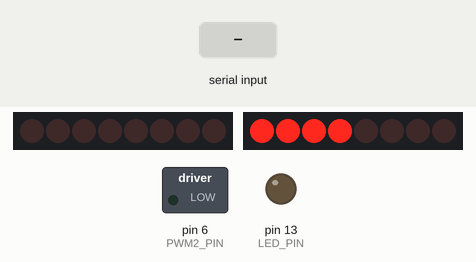
The sketch below on a simulated Arduino Uno, built with avr-gcc and run on an emulated ATmega328P. Shown: 2 × 8 shift-register outputs drawn as a row of LEDs (first output left, lit = HIGH), switched loads named in the sketch (green lamp = pin HIGH), output pins drawn as LEDs (lit = HIGH). Wiring (inferred from the names in the program): 2 × shift register (74HC595): data pin 8, shift clock pin 2, latch pin 4 / data pin 5, shift clock pin 7. Wiring (inferred from the signals the program sends): 2 × row of LEDs: on Q0, Q1, Q2, Q3, Q4, Q5, Q6, Q7 / on Q0, Q1, Q2, Q3, Q4, Q5, Q6, Q7. The test bench sets the inputs (shaded band). Pins used as bus, display or sensor lines are not drawn; what the sketch prints to the serial monitor is not drawn.

Above: at 5.4 s.
5.5 s: "F\n" received over Serial
At 6.8 s:
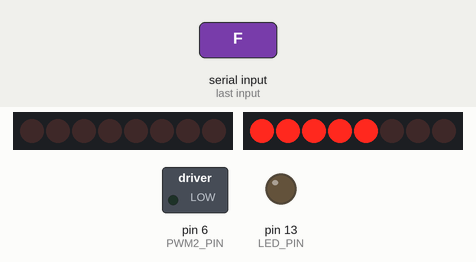
7.0 s: "B\n" received over the second serial link
At 7.9 s:
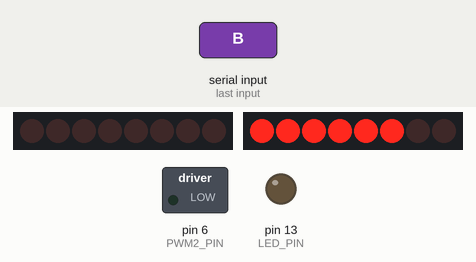
8.5 s: "S\n" received over Serial
At 9.7 s:
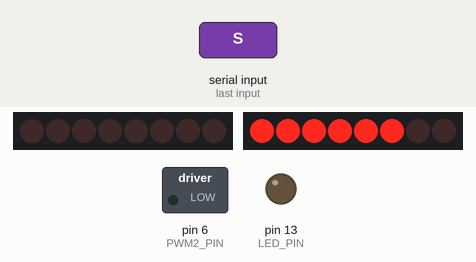
10.0 s: "f\n" received over the second serial link
At 11.4 s:
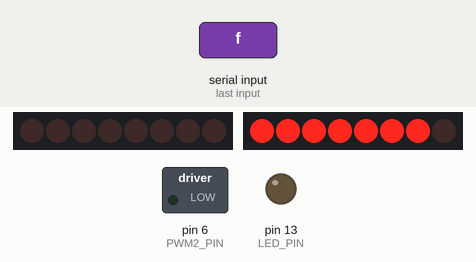
12.1 s: "L\n" received over Serial
At 13.0 s:
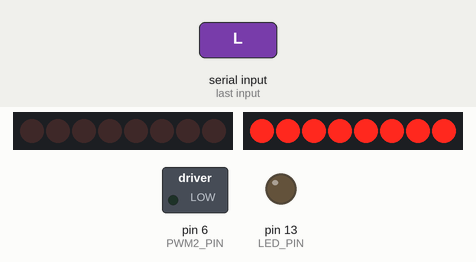
13.6 s: "R\n" received over the second serial link
At 14.0 s:
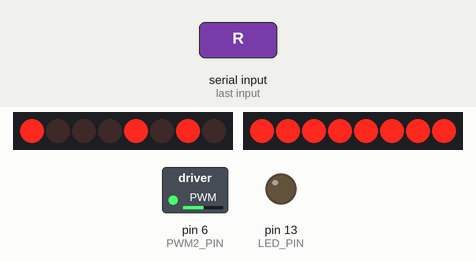
Timing chart, 0 to 16.1 s (numbered marks = the images above; inputs shaded):
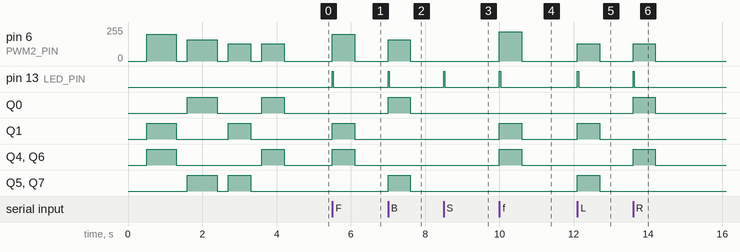

The sketch:

robot_motor_controller.ino
```cpp
/**
 * SmartGuard Robot — Arduino Uno Motor Controller
 *
 * Wiring
 * ──────
 * ESP32-CAM GPIO1 (TX)  →  Arduino pin 10  (SoftwareSerial RX)
 * ESP32-CAM GND         →  Arduino GND
 *
 * 74HCT595N:
 *   pin 2 → SHCP   pin 4 → STCP   pin 8 → DATA   pin 7 → OE (active-LOW)
 * Motor PWM:
 *   pin 5 → ENA    pin 6 → ENB
 */

#include <SoftwareSerial.h>

// ── SoftwareSerial from ESP32 GPIO1 ───────────────────────────────────
#define ESP_RX_PIN  10
#define ESP_TX_PIN  11
SoftwareSerial espSerial(ESP_RX_PIN, ESP_TX_PIN);

// ── Shift register & motor pins ────────────────────────────────────────
#define SHCP_PIN   2
#define STCP_PIN   4
#define PWM1_PIN   5    // Motor A speed (ENA)
#define PWM2_PIN   6    // Motor B speed (ENB)
#define EN_PIN     7    // 74HCT595 OE — active-LOW (LOW = outputs enabled)
#define DATA_PIN   8
#define LED_PIN   13    // blinks on every received command

// ── Direction bytes (verified by physical observation) ─────────────────
//   82  → robot goes forward
//   161 → robot goes backward
//   162 → robot turns left
//   81  → robot turns right
#define DIR_STOP      0b00000000   //   0
#define DIR_FORWARD   0b01010010   //  82
#define DIR_BACKWARD  0b10100001   // 161
#define DIR_LEFT      0b10100010   // 162
#define DIR_RIGHT     0b01010001   //  81

// ── Speeds (0–255) ─────────────────────────────────────────────────────
// Forward uses two separate values so you can trim out a drift:
//   Robot turns RIGHT → reduce SPEED_FWD_A  (or raise SPEED_FWD_B)
//   Robot turns LEFT  → reduce SPEED_FWD_B  (or raise SPEED_FWD_A)
#define SPEED_FWD_A        180   // Motor A (PWM1 / ENA) during forward
#define SPEED_FWD_B        200   // Motor B (PWM2 / ENB) during forward — raised to correct right drift
#define SPEED_BACK         160
#define SPEED_TURN         130
// Fast return-to-home speeds (lowercase commands: f b l r)
#define SPEED_RETURN_BWD   220
#define SPEED_RETURN_TURN  185

// ── Auto-stop timeout (milliseconds) ───────────────────────────────────
#define AUTO_STOP_TIMEOUT 600  // Stop after 600ms of no new commands


// ── Low-level helpers ──────────────────────────────────────────────────

void shiftOut595(uint8_t val) {
  for (int i = 7; i >= 0; i--) {
    digitalWrite(DATA_PIN, (val >> i) & 1);
    digitalWrite(SHCP_PIN, HIGH);
    digitalWrite(SHCP_PIN, LOW);
  }
}

void latch(uint8_t val) {
  digitalWrite(STCP_PIN, LOW);
  shiftOut595(val);
  digitalWrite(STCP_PIN, HIGH);
}

void motor(uint8_t direction, uint8_t speed1, uint8_t speed2) {
  if (direction == DIR_STOP) {
    digitalWrite(EN_PIN, HIGH);      // disable outputs first
    analogWrite(PWM1_PIN, 0);
    analogWrite(PWM2_PIN, 0);
    latch(DIR_STOP);
    return;
  }
  analogWrite(PWM1_PIN, speed1);
  analogWrite(PWM2_PIN, speed2);
  latch(direction);
  digitalWrite(EN_PIN, LOW);         // enable after data is latched
}


// ── Command handler with auto-stop ────────────────────────────────────

unsigned long lastCommandTime = 0;
char lastCommand = 'S';

void executeCommand(char cmd) {
  digitalWrite(LED_PIN, HIGH);       // visual confirmation
  lastCommandTime = millis();
  lastCommand = cmd;

  switch (cmd) {
    case 'F':
      motor(DIR_FORWARD,  SPEED_FWD_A,       SPEED_FWD_B);
      Serial.println(">> Forward");
      break;
    case 'B':
      motor(DIR_BACKWARD, SPEED_BACK,        SPEED_BACK);
      Serial.println(">> Backward");
      break;
    case 'L':
      motor(DIR_LEFT,     SPEED_TURN,        SPEED_TURN);
      Serial.println(">> Left");
      break;
    case 'R':
      motor(DIR_RIGHT,    SPEED_TURN,        SPEED_TURN);
      Serial.println(">> Right");
      break;
    case 'S':
      motor(DIR_STOP, 0, 0);
      Serial.println(">> Stop");
      break;
    // Fast return-to-home commands (lowercase) — higher PWM, duration-adjusted by backend
    case 'f':
      motor(DIR_FORWARD,  SPEED_RETURN_BWD,  SPEED_RETURN_BWD);
      Serial.println(">> Fast Forward (return)");
      break;
    case 'b':
      motor(DIR_BACKWARD, SPEED_RETURN_BWD,  SPEED_RETURN_BWD);
      Serial.println(">> Fast Backward (return)");
      break;
    case 'l':
      motor(DIR_LEFT,     SPEED_RETURN_TURN, SPEED_RETURN_TURN);
      Serial.println(">> Fast Left (return)");
      break;
    case 'r':
      motor(DIR_RIGHT,    SPEED_RETURN_TURN, SPEED_RETURN_TURN);
      Serial.println(">> Fast Right (return)");
      break;
    default:
      break;
  }

  delay(30);
  digitalWrite(LED_PIN, LOW);
}

void checkAutoStop() {
  // Auto-stop if no command received for AUTO_STOP_TIMEOUT ms
  if (lastCommand != 'S' && (millis() - lastCommandTime) > AUTO_STOP_TIMEOUT) {
    motor(DIR_STOP, 0, 0);
    lastCommand = 'S';
    Serial.println(">> Auto-stop");
  }
}


// ── Startup self-test ──────────────────────────────────────────────────

void selfTest() {
  Serial.println("=== Self-test: F B L R ===");

  Serial.println("Forward...");   motor(DIR_FORWARD,  SPEED_FWD_A,  SPEED_FWD_B);  delay(800);
  motor(DIR_STOP, 0, 0); delay(300);

  Serial.println("Backward...");  motor(DIR_BACKWARD, SPEED_BACK,   SPEED_BACK);   delay(800);
  motor(DIR_STOP, 0, 0); delay(300);

  Serial.println("Left...");      motor(DIR_LEFT,     SPEED_TURN,   SPEED_TURN);   delay(600);
  motor(DIR_STOP, 0, 0); delay(300);

  Serial.println("Right...");     motor(DIR_RIGHT,    SPEED_TURN,   SPEED_TURN);   delay(600);
  motor(DIR_STOP, 0, 0);

  Serial.println("=== Self-test done ===\n");
}


void setup() {
  Serial.begin(57600);
  espSerial.begin(57600);

  pinMode(SHCP_PIN, OUTPUT);
  pinMode(STCP_PIN, OUTPUT);
  pinMode(DATA_PIN, OUTPUT);
  pinMode(EN_PIN,   OUTPUT);
  pinMode(PWM1_PIN, OUTPUT);
  pinMode(PWM2_PIN, OUTPUT);
  pinMode(LED_PIN,  OUTPUT);

  motor(DIR_STOP, 0, 0);
  delay(500);
  selfTest();

  Serial.println("Ready — listening on pin 10 (ESP32) and USB Serial.");
}


void loop() {
  if (espSerial.available()) {
    String line = espSerial.readStringUntil('\n');
    line.trim();
    if (line.length() > 0) {
      Serial.print("[ESP32] ");
      Serial.println(line);
      executeCommand(line.charAt(0));
    }
  }

  if (Serial.available()) {
    String line = Serial.readStringUntil('\n');
    line.trim();
    if (line.length() > 0) {
      Serial.print("[USB] ");
      Serial.println(line);
      executeCommand(line.charAt(0));
    }
  }


  checkAutoStop();
}
```

Measured:
- after the input at 5.5 s, pin 6 (PWM2_PIN): 0/255 → 200/255 at once, → 0/255 0.60 s later; pin 13 (LED_PIN): LOW → HIGH at once, → LOW 0.03 s later; Q1, Q4, Q6: LOW → HIGH at once, → LOW 0.60 s later
- after the input at 7.0 s, pin 6 (PWM2_PIN): 0/255 → 160/255 at once, → 0/255 0.60 s later; pin 13 (LED_PIN): LOW → HIGH at once, → LOW 0.03 s later; Q0, Q5, Q7: LOW → HIGH at once, → LOW 0.60 s later
- after the input at 8.5 s, pin 13 (LED_PIN): LOW → HIGH at once, → LOW 0.03 s later
- after the input at 10.0 s, pin 6 (PWM2_PIN): 0/255 → 220/255 at once, → 0/255 0.60 s later; pin 13 (LED_PIN): LOW → HIGH at once, → LOW 0.03 s later; Q1, Q4, Q6: LOW → HIGH at once, → LOW 0.60 s later
- after the input at 12.1 s, pin 6 (PWM2_PIN): 0/255 → 130/255 at once, → 0/255 0.60 s later; pin 13 (LED_PIN): LOW → HIGH at once, → LOW 0.03 s later; Q1, Q5, Q7: LOW → HIGH at once, → LOW 0.60 s later
- after the input at 13.6 s, pin 6 (PWM2_PIN): 0/255 → 130/255 at once, → 0/255 0.60 s later; pin 13 (LED_PIN): LOW → HIGH at once, → LOW 0.03 s later; Q0, Q4, Q6: LOW → HIGH at once, → LOW 0.60 s later
